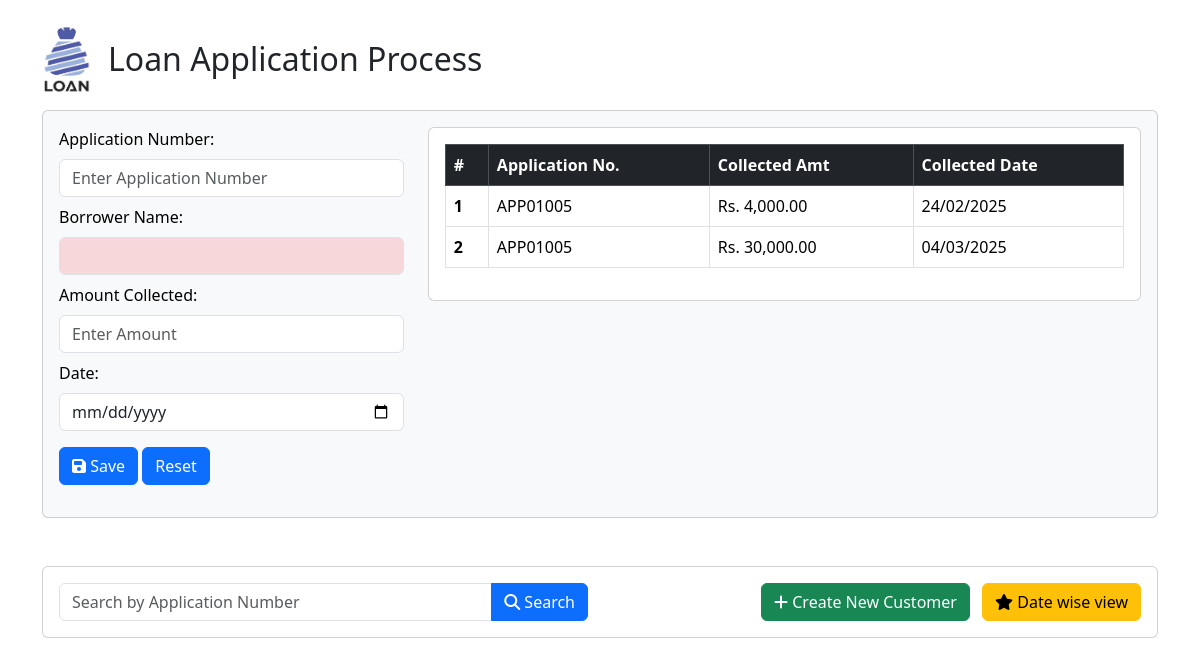
The page / on the database its author committed.
### tables this page shows
CREATE TABLE `loan_collections` (
  `id` int(11) NOT NULL,
  `application_number` varchar(50) NOT NULL,
  `borrower_name` varchar(255) NOT NULL,
  `amount_collected` decimal(10,2) NOT NULL,
  `collection_date` date NOT NULL,
  `created_at` timestamp NOT NULL DEFAULT current_timestamp()
);

### index.php (the view, shortened to what this page needs)
<!DOCTYPE html>
<html lang="en">
<head>
    <link rel="stylesheet" href="css/bootstrap.min.css">
    <link rel="stylesheet" href="https://cdnjs.cloudflare.com/ajax/libs/font-awesome/6.5.1/css/all.min.css">
</head>
<body>
    <div class="container mt-4">
        <div class="d-flex text-center ">
            <img src="images/loan-logo2.jpg" alt="Loan Logo" width="50" height="70">
            <h2 class="mt-3 mx-3">Loan Application Process</h2>
        </div>
        <div class="card text-bg-light mt-3">
            <div class="card-body">
                <div class="row mb-3">
                    <div class="col-md-4">
                        <form action="save_collection.php" method="POST">
                            <label class="form-label">Application Number:</label>
                            <input type="text" class="form-control mb-2" id="app_number" name="application_number"
                                placeholder="Enter Application Number" onkeyup="fetchBorrower()">
                            <label class="form-label">Borrower Name:</label>
                            <input type="text" class="form-control mb-2" id="borrower_name" name="borrower_name"
                                placeholder="" readonly
                                style="background-color: #f8d7da; color: #721c24; font-weight: bold;">
                            <label class="form-label">Amount Collected:</label>
                            <input type="text" class="form-control mb-2" name="amount_collected"
                                placeholder="Enter Amount">
                            <label class="form-label">Date:</label>
                            <input type="date" class="form-control mb-3" name="collection_date">
                            <button type="submit" class="btn btn-primary"><i class="fa fa-save"></i> Save</button>
                            <input class="btn btn-primary" type="reset" value="Reset">
                        </form>
                    </div>
                    <div class="col-md-8">
                        <div class="card">
                            <div class="card-body" style="max-height: 300px; overflow-y: auto;">
                                <?php
                                include 'includes/connection.php';
                                $sql = "SELECT id, application_number, amount_collected, collection_date
                                FROM loan_collections
                                WHERE isdelete = 0
                                ORDER BY id DESC";
                                $result = $conn->query($sql);
                                ?>
                                <table class="table table-hover table-bordered">
                                    <thead class="table-dark">
                                        <tr>
                                            <th scope="col">#</th>
                                            <th scope="col">Application No.</th>
                                            <th scope="col">Collected Amt</th>
                                            <th scope="col">Collected Date</th>
                                        </tr>
                                    </thead>
                                    <tbody>
                                        <?php
                                        if ($result->num_rows > 0) {
                                            $count = 1;
                                            while ($row = $result->fetch_assoc()) {
                                                ?>
                                                <tr>
                                                    <th scope='row'><?php echo $count++; ?></th>
                                                    <td><?php echo strtoupper($row['application_number']); ?></td>
                                                    <td>Rs. <?php echo number_format($row['amount_collected'], 2); ?></td>
                                                    <td><?php echo date("d/m/Y", strtotime($row['collection_date'])); ?></td>
                                                </tr>
                                                <?php
                                            }
                                        } else {
                                            ?>
                                            <tr>
                                                <td colspan="4" class="text-center">No records found</td>
                                            </tr>
                                            <?php
                                        }
                                        ?>
                                    </tbody>
                                </table>
                            </div>
                        </div>
                    </div>
                </div>
            </div>
        </div>
        <div class="card mt-5">
            <div class="card-body">
                <div class="row">
                    <div class="col-md-6">
                        <div class="input-group">
                            <input type="text" id="searchAppNumber" class="form-control"
                                placeholder="Search by Application Number">
                            <button class="btn btn-primary" id="searchButton"><i class="fa fa-search"></i>
                                Search</button>
                        </div>
                    </div>
                    <div class="col-md-6">
                        <div class="text-end">
                            <a href="new_customer.php"> <button class="btn btn-success me-2"><i class="fa fa-plus"></i>
                                    Create
                                    New Customer</button></a>
                            <a href="date_search.php">
                                <button class="btn btn-warning"><i class="fa fa-star"></i>
                                    Date wise view</button></a>
                        </div>
                    </div>
                </div>
            </div>
        </div>
    </div>
</body>
</html>

### rows shown on the page
loan_collections: application_number "APP01005", amount_collected "4,000.00", collection_date "24/02/2025"
loan_collections: application_number "APP01005", amount_collected "30,000.00", collection_date "04/03/2025"
